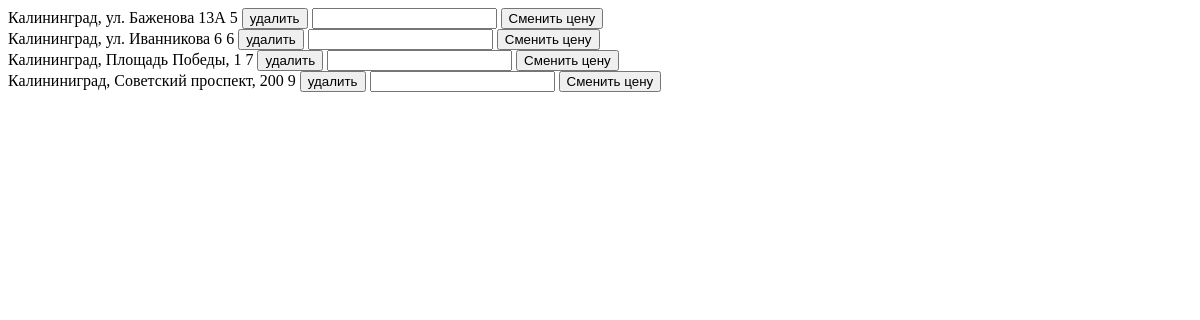
/parkings/, run on an earlier commit of the app's database.
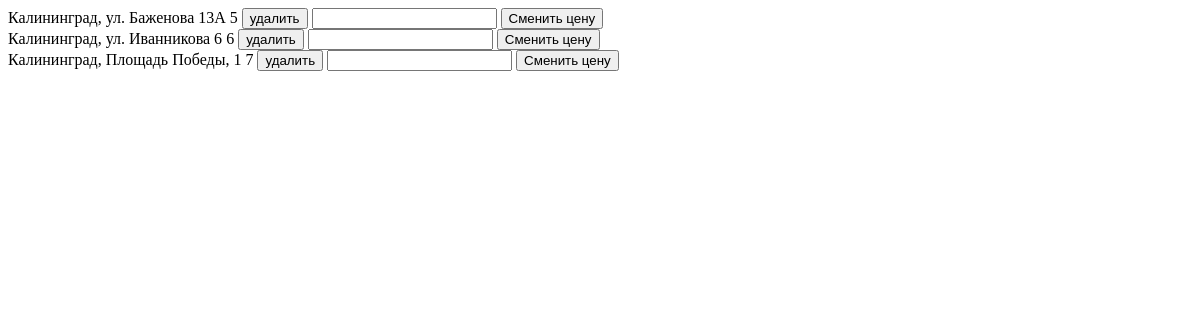
And on a later commit of the database.
### parkingapp/models.py (models this page shows, shortened)
class Parking(models.Model):
    lattitude = models.FloatField(default=0)
    longitude = models.FloatField(default=0)
    address = models.CharField(max_length=120, default='')
    registry_nubmer = models.PositiveIntegerField(default=0)
    max_parking_lots = models.PositiveIntegerField(default=0)
    occupied_lots = models.PositiveIntegerField(default=0)
    price_per_hour = models.PositiveIntegerField(default=0)
    change = models.DateTimeField(default=datetime(1, 1, 1, 0, 0, 0, tzinfo=None))

### parkingapp/views.py (the view, shortened to what this page needs)
# urls.py: path('parkings/', views.parkings, name='parkings'),
def parkings(request):
    parkings = Parking.objects.all()
    return render(request, 'parkings.html', {'parkings':parkings})

### parkingapp/templates/parkings.html (shortened to what this page needs)
<form method="post">
    {% for el in parkings %}
        <label name="address">{{el.address}}</label>
        <label name="id">{{el.pk}}</label>
        <button type="submit" value="{{el.pk}}" name="delete">удалить</button>
        <input type="number" name="new_price">
        <button type="submit" name="change_price" value="{{el.pk}}">Сменить цену</button>
        <br>
    {% endfor %}
</form>

What changed in the data, as far as the page shows it:
removed Parking: address "Калининиград, Советский проспект, 200", pk "9"
